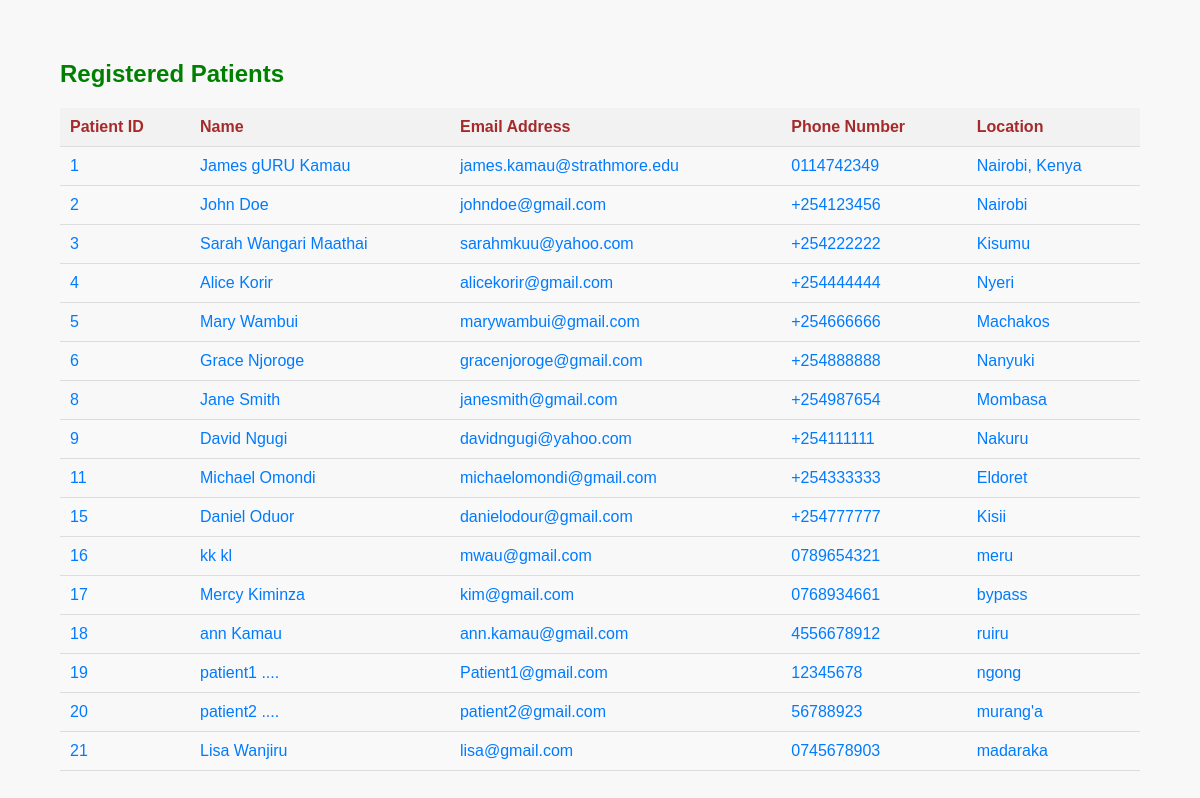
The app's page /administrator/registeredPatients.php (signed in) with its own data.
### tables this page shows
CREATE TABLE `patient` (
  `patientId` int(11) NOT NULL,
  `firstName` varchar(128) NOT NULL,
  `lastName` varchar(128) NOT NULL,
  `gender` varchar(20) NOT NULL,
  `emailAddress` varchar(255) NOT NULL,
  `phoneNumber` varchar(10) NOT NULL,
  `location` varchar(255) NOT NULL,
  `dateOfBirth` timestamp NOT NULL DEFAULT current_timestamp() ON UPDATE current_timestamp(),
  `passwordHash` varchar(255) NOT NULL,
  `SSN` int(11) NOT NULL,
  `activeStatus` tinyint(1) DEFAULT 1
);

### configuration.php (called while the page is built)
<?php
$config = [
	'db_host' => 'localhost',
	'db_username' => 'root',
	'db_password' => '',
	'db_name' => 'drug_dispenser'
];
?>

### database.php (called while the page is built, shortened)
<?php
class Database {
	private $host;
	private $username;
	private $password;
	private $database;
	private $connection;
	public function __construct() {
		require_once 'configuration.php';
		$this->host = $config['db_host'];
		$this->username = $config['db_username'];
		$this->password = $config['db_password'];
		$this->database = $config['db_name'];
	}
	private function connect() {
		$this->connection = new mysqli($this->host, $this->username, $this->password, $this->database);
	}
	public function queryData($query, $values) {
		if (count($values) > 0) {
			$statement = $this->connection->prepare($query);
			$statement->bind_param(str_repeat('s', count($values)), ...$values);
			$statement->execute();
			$result = $statement->get_result();
			$rows = $result->fetch_all(MYSQLI_ASSOC);
			$statement->close();
		} else {
			$result = $this->connection->query($query);
			$rows = $result->fetch_all(MYSQLI_ASSOC);
		}
		return $rows;
	}
}
?>

### administrator/registeredPatients.php (the view, shortened to what this page needs)
<!DOCTYPE html>
<html>
<head>
    <link rel="stylesheet" type="text/css" href="styles.css">
</head>
<body>
    <div class="container">
        <h2>Registered Patients</h2>
        <table>
            <thead>
		<tr>
                    <th>Patient ID</th>
                    <th>Name</th>
                    <th>Email Address</th>
                    <th>Phone Number</th>
                    <th>Location</th>
                </tr>
            </thead>
            <tbody>
                <?php
                require_once '../database.php';
                $db = new Database();
                $query = "SELECT * FROM patient";
                $patients = $db->queryData($query, []);
                foreach ($patients as $patient) {
                    $patientId = $patient['patientId'];
                    $firstName = $patient['firstName'];
                    $lastName = $patient['lastName'];
                    $emailAddress = $patient['emailAddress'];
                    $phoneNumber = $patient['phoneNumber'];
                    $location = $patient['location'];
                ?>
                <tr>
		    <td>
		    <a href="../profiles/patientProfile.php?patientId=<?php echo $patientId; ?>">
		    <?php echo $patientId; ?>
		    </a>
		    </td>
		    <td>
		    <a href="../profiles/patientProfile.php?patientId=<?php echo $patientId; ?>">
		    <?php echo $firstName . ' ' . $lastName; ?>
		    </a>
		    </td>
                    <td><a href="mailto:<?php echo $emailAddress; ?>"><?php echo $emailAddress; ?></a></td>
                    <td><a href="tel:<?php echo $phoneNumber; ?>"><?php echo $phoneNumber; ?></a></td>
                    <td><a href="https://www.google.com/maps/search/?api=1&query=<?php echo urlencode($location); ?>" target="_blank"><?php echo $location; ?></a></td>
                </tr>
                <?php
                }
                ?>
            </tbody>
        </table>
    </div>
</body>
</html>

### administrator/styles.css (style rules this page uses)
body { font-family: Arial, sans-serif; margin: 0; background-color: #f8f8f8; padding: 0; }
.container { max-width: 90%; width: 90%; margin: 20px auto; padding: 20px; background-color: #f8f8f8; border-radius: 5px; }
h2 { color: green; }
table { width: 100%; border-collapse: collapse; }
th, td { padding: 10px; text-align: left; border-bottom: 1px solid #ddd; }
th { color: brown; }
th { background-color: #f2f2f2; }
tr:nth-child(even) { background-color: #f9f9f9; }
td a { text-decoration: none; color: #007bff; transition: color 0.3s; }

### records on screen
patient: patientId "1", firstName "James gURU", lastName "Kamau", emailAddress "james.kamau@strathmore.edu", phoneNumber "0114742349", location "Nairobi, Kenya"
patient: patientId "2", firstName "John", lastName "Doe", emailAddress "johndoe@gmail.com", phoneNumber "+254123456", location "Nairobi"
patient: patientId "3", firstName "Sarah", lastName "Wangari Maathai", emailAddress "sarahmkuu@yahoo.com", phoneNumber "+254222222", location "Kisumu"
patient: patientId "4", firstName "Alice", lastName "Korir", emailAddress "alicekorir@gmail.com", phoneNumber "+254444444", location "Nyeri"
patient: patientId "5", firstName "Mary", lastName "Wambui", emailAddress "marywambui@gmail.com", phoneNumber "+254666666", location "Machakos"
patient: patientId "6", firstName "Grace", lastName "Njoroge", emailAddress "gracenjoroge@gmail.com", phoneNumber "+254888888", location "Nanyuki"
patient: patientId "8", firstName "Jane", lastName "Smith", emailAddress "janesmith@gmail.com", phoneNumber "+254987654", location "Mombasa"
patient: patientId "9", firstName "David", lastName "Ngugi", emailAddress "davidngugi@yahoo.com", phoneNumber "+254111111", location "Nakuru"
patient: patientId "11", firstName "Michael", lastName "Omondi", emailAddress "michaelomondi@gmail.com", phoneNumber "+254333333", location "Eldoret"
patient: patientId "15", firstName "Daniel", lastName "Oduor", emailAddress "danielodour@gmail.com", phoneNumber "+254777777", location "Kisii"
patient: patientId "16", firstName "kk", lastName "kl", emailAddress "mwau@gmail.com", phoneNumber "0789654321", location "meru"
patient: patientId "17", firstName "Mercy", lastName "Kiminza", emailAddress "kim@gmail.com", phoneNumber "0768934661", location "bypass"
patient: patientId "18", firstName "ann", lastName "Kamau", emailAddress "ann.kamau@gmail.com", phoneNumber "4556678912", location "ruiru"
patient: patientId "19", firstName "patient1", lastName "....", emailAddress "Patient1@gmail.com", phoneNumber "12345678", location "ngong"
patient: patientId "20", firstName "patient2", lastName "....", emailAddress "patient2@gmail.com", phoneNumber "56788923", location "murang'a"
patient: patientId "21", firstName "Lisa", lastName "Wanjiru", emailAddress "lisa@gmail.com", phoneNumber "0745678903", location "madaraka"
